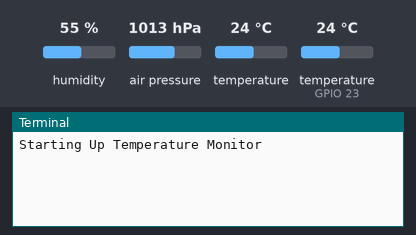
Recording of a program running on a simulated Raspberry Pi (BCM pin numbers). Shown: the last lines printed to the terminal. The inputs (shaded band) are chosen by the test bench; at power-on: humidity 55 %, air pressure 1013 hPa, temperature 24 °C, temperature (sensor on GPIO 23) 24 °C.

Above: at 1.2 s.
1.3 s: humidity set to 22 %
At 2.0 s:
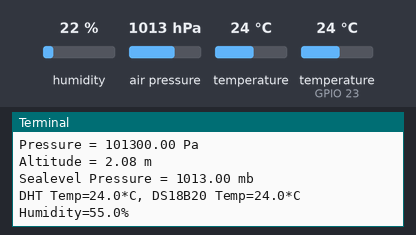
3.8 s: air pressure set to 952 hPa
6.3 s: temperature (sensor 0) set to 12 °C
At 8.5 s:
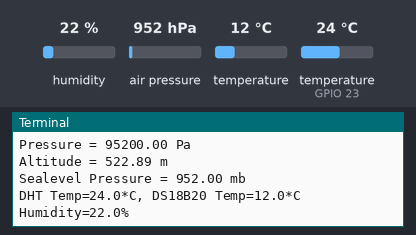
8.8 s: temperature (sensor on GPIO 23) set to 12 °C
11.3 s: humidity set to 40 %
13.8 s: air pressure set to 975 hPa
At 14.4 s:
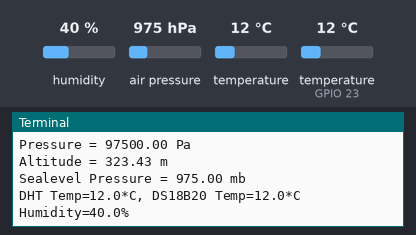

The program:

Weather.py
```python
#!/usr/bin/python
import time, datetime, sys, os
import Adafruit_DHT
import Adafruit_BMP.BMP085 as BMP085
from w1thermsensor import W1ThermSensor

#Configure DHT sensor
pin = 23    # the GPIO that the DHT11 is connected to.
sensor = Adafruit_DHT.DHT11

#Configure BMP180
pressure_sensor = BMP085.BMP085()

#Configure DS18B20
accurate_sensor = W1ThermSensor()

print 'Starting Up Temperature Monitor'

_debug = 1

# Continuously get values
while True:
    try:
        # Read values from the DHT sensor if we can
        humidity, temperature = Adafruit_DHT.read_retry(sensor, pin)

        # Read value from DS18B20 for more accurate temperature
        temperature_in_celsius = accurate_sensor.get_temperature()

        # Read data from BMP180
        pressure = pressure_sensor.read_sealevel_pressure()
        pressure = pressure / 100.0 # 1 mbar = 100 Pa.

        if _debug:
            print('BMP180 Data Readout:')
            print('Temp = {0:0.2f} *C'.format(pressure_sensor.read_temperature()))
            print('Pressure = {0:0.2f} Pa'.format(pressure_sensor.read_pressure()))
            print('Altitude = {0:0.2f} m'.format(pressure_sensor.read_altitude()))
            print('Sealevel Pressure = {0:0.2f} mb'.format(pressure))

        if humidity is not None and temperature is not None:
            if _debug:
                print('DHT Temp={0:0.1f}*C, DS18B20 Temp={1:0.1f}*C Humidity={2:0.1f}%'.format(temperature, temperature_in_celsius, humidity))
            time.sleep(5)
        else:
            if _debug:
                print('Failed to get reading. Waiting 2 seconds.')
            time.sleep(2)
            continue

    except KeyboardInterrupt:
        break
```

Measured:
- after the input at 6.3 s, the terminal: prints a new line after 1.3 s (image 2)
- after the input at 13.8 s, the terminal: prints a new line after 0.15 s (image 3)
